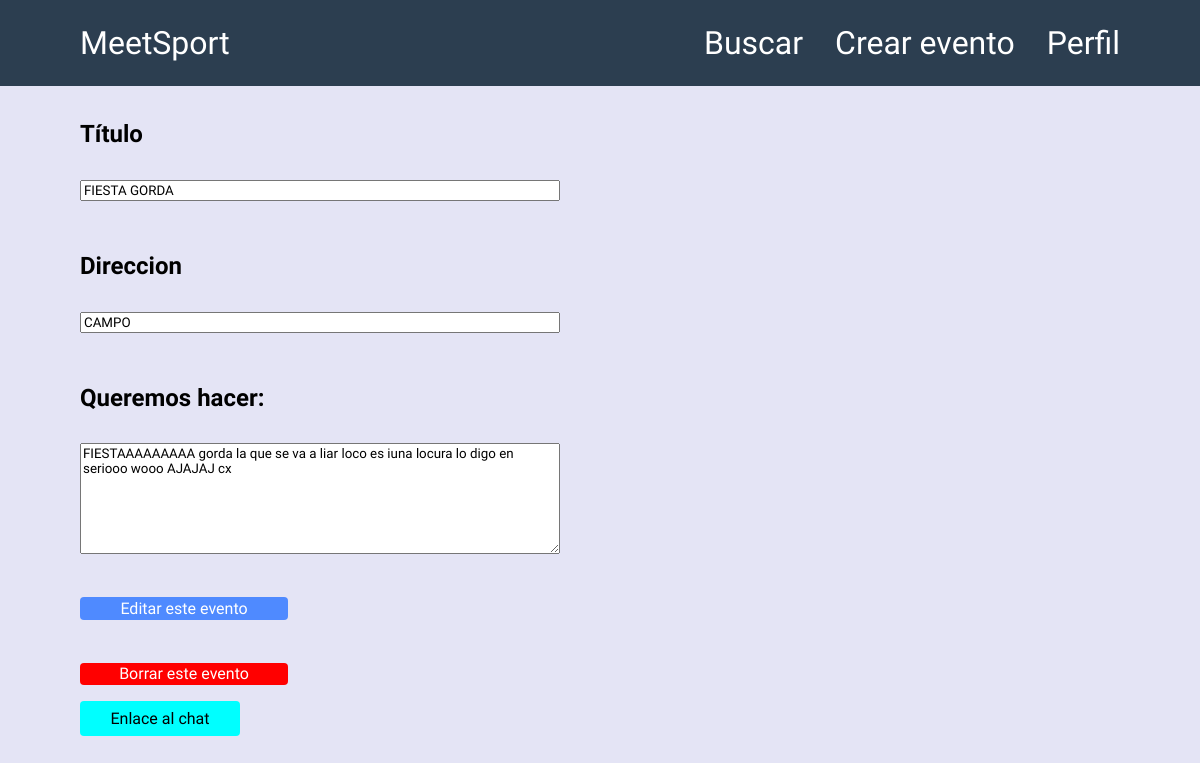
The app's page /assets/views/mostrar-evento.php?id=4 (signed in) with its own data.
### tables this page shows
CREATE TABLE `evento` (
  `id` int(5) NOT NULL,
  `deporte` int(3) NOT NULL,
  `n_personas` int(2) NOT NULL,
  `fecha` varchar(30) NOT NULL,
  `titulo` varchar(40) NOT NULL,
  `id_usuario` int(11) NOT NULL,
  `direccion` varchar(50) NOT NULL,
  `descripcion` varchar(300) NOT NULL
);

### assets/views/mostrar-evento.php (the view, shortened to what this page needs)
<?php
    include_once "../conexion/conexion.php";
    if(isset($_GET['id'])){
        $id = $_GET['id'];
    }else{
        header('Location:../../index.php');
    }
?>
<!DOCTYPE html>
<html lang="en">
<head>
    <link rel="stylesheet" href="../styles/index.css" type="text/css">
    <link rel="stylesheet" href="../styles/cabecera.css" type="text/css">
    <link rel="stylesheet" href="../styles/mostrar-evento.css" type="text/css">
</head>
<?php
    include_once './cabecera.php';
    $sql = "SELECT * FROM evento WHERE id=$id";
    $res = $conn->query($sql);
    $evento = mysqli_fetch_assoc($res);
    $sql2 = "SELECT * FROM usuario_apuntado WHERE id_usuario=".$_SESSION['id'];
    $res2 = $conn->query($sql2);
    $total = mysqli_num_rows($res2);
    $apuntado = false;
?>
<body>
    <?php
    $titulo = $evento['titulo'];
    $direccion = $evento['direccion'];
    $descripcion = $evento['descripcion'];
    if($_SESSION['id'] != $evento['id_usuario']){
    ?>
        <div class='info-evento'>
            <h4>Título</h4>
            <?=$titulo?>
            <h4>Direccion</h4>
            <?=$direccion?>
            <h4>Queremos hacer: </h4>
            <?=$descripcion?>
            <br>
    <?php
        if($total < 3 && $apuntado == false){
    ?>
    <button id="apuntar">¡Apuntate a este evento!</button><br>  <br>
    <?php
        }else if($apuntado == true){
    ?>
    <button id="borrarUs" class="borrar">Borrarse de este evento</button><br><br>
    <a id='enlace-chat' href='./chat.php?id=<?=$id?>'>Enlace al chat</a>
    <?php
        }
    }else{
    ?>
            <div class='info-evento'>
                <h4>Título</h4>
                <input type='text' name='titulo' id='titulo' placeholder='cambia el título' value='<?=$titulo?>'>
                <br>
                <h4>Direccion</h4>
                <input type='text' name='direccion' id='direccion' placeholder='cambia la direccion' value='<?=$direccion?>'>
                <br>
                <h4>Queremos hacer: </h4>
                <textarea name='descripcion' id='descripcion' cols='30' rows='7' maxlength='300' placeholder='Máximo 300 caracteres'><?=$descripcion?></textarea><br>
                <button id="editar">Editar este evento</button><br>
                <button id="borrar" class="borrar">Borrar este evento</button>
                <a id='enlace-chat' href='./chat.php?id=<?=$id?>'>Enlace al chat</a>
    <?php
        }
    ?>
    </div>
</body>
</html>

### assets/styles/index.css (style rules this page uses)
* { box-sizing: border-box; font-family: 'Lato', sans-serif; font-family: 'Tajawal', sans-serif; box-shadow: none; }
a { color: black; text-decoration:none; }
body { padding-top:5rem; background-color:rgb(228, 228, 245); }
.cerrarSesion,.borrarCuenta,#editarDes,#editar,.borrar,#apuntar { background-color: #ffcc00; border: none; color: white; padding: 1vh 1.5vw; text-align: center; text-decoration: none; display: inline-block; font-size: 16px; cursor:pointer; margin-left: 0; }
#editar { background-color:rgb(79,138,255); padding: 0.1rem 0.5rem; width:13rem; }
.borrar { background-color:red; padding: 0.1rem 0.5rem; width:13rem; }
.info-evento { display:flex; flex-direction:column; justify-content:space-between; }
.info-evento a { margin-top: 1rem; }
button { border-radius:4px; }

### assets/styles/mostrar-evento.css (style rules this page uses)
.info-evento { margin-left: 4.5rem; }
.info-evento h4 { font-size: 1.5rem; }
button { margin-top:1.5rem; }
#enlace-chat { padding: 0.5rem; background-color:aqua; width:10rem; text-align:center; border-radius:4px; }
#titulo,#descripcion,#direccion { width:40vw; }

### records on screen
evento: titulo "FIESTA GORDA", direccion "CAMPO", descripcion "FIESTAAAAAAAAA gorda la que se va a liar loco es iuna locura lo digo en seriooo wooo AJAJAJ cx"
